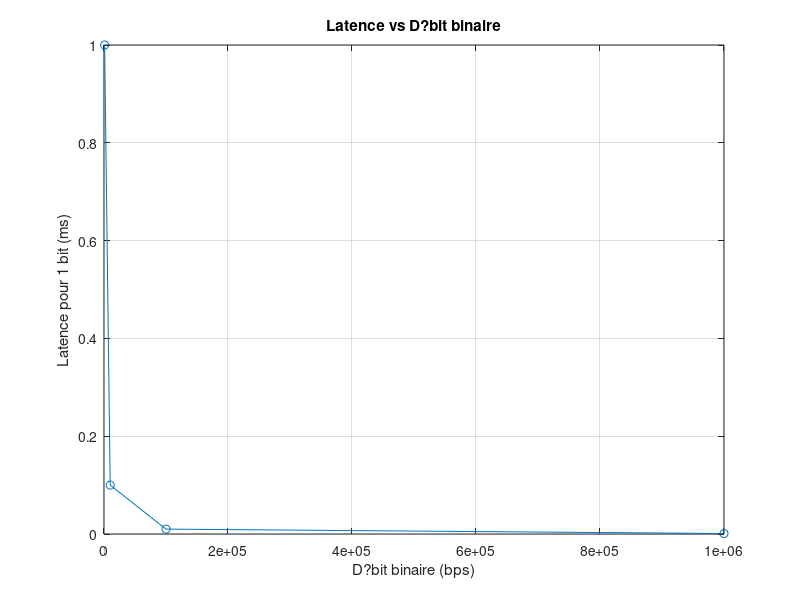

This figure's MATLAB source:
bitrate = [1e3, 1e4, 1e5, 1e6]; % en bps
latence = 1 ./ bitrate; % pour 1 bit

plot(bitrate, latence * 1e3, '-o'); % latence en ms
xlabel('D?bit binaire (bps)');
ylabel('Latence pour 1 bit (ms)');
title('Latence vs D?bit binaire');
grid on;
